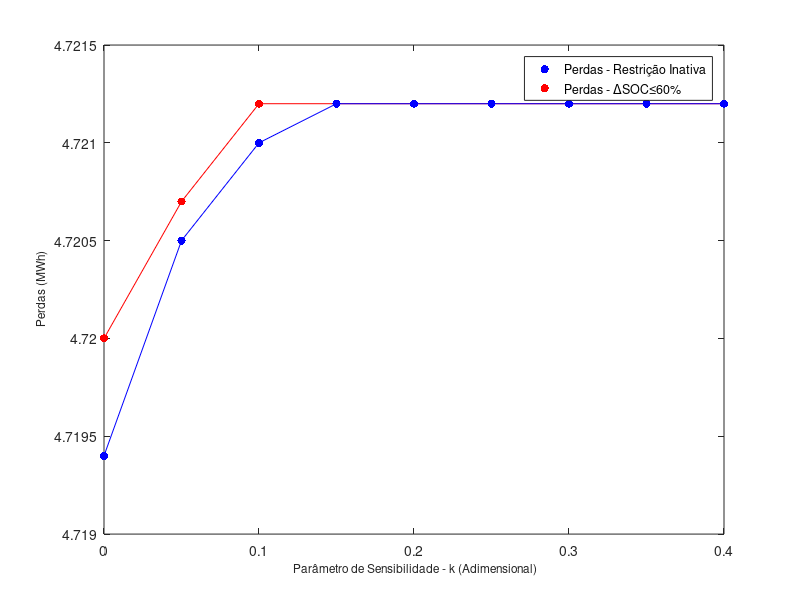
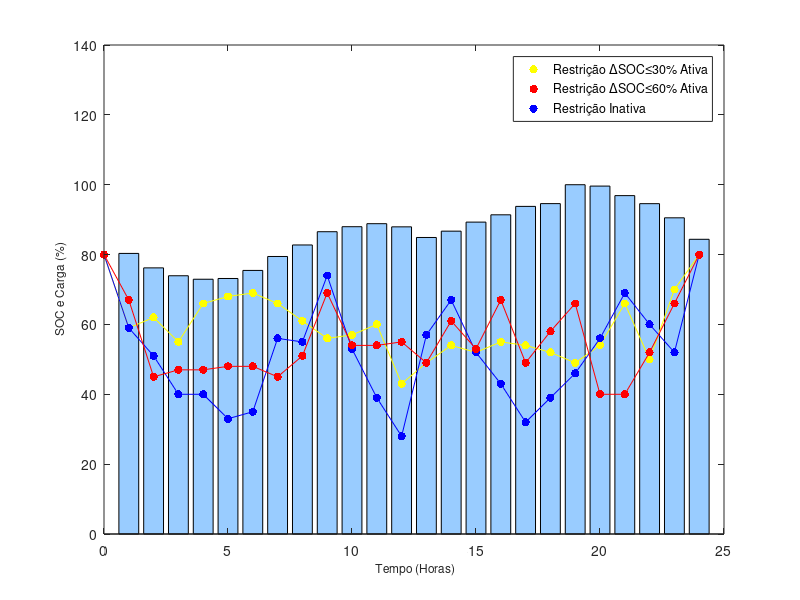
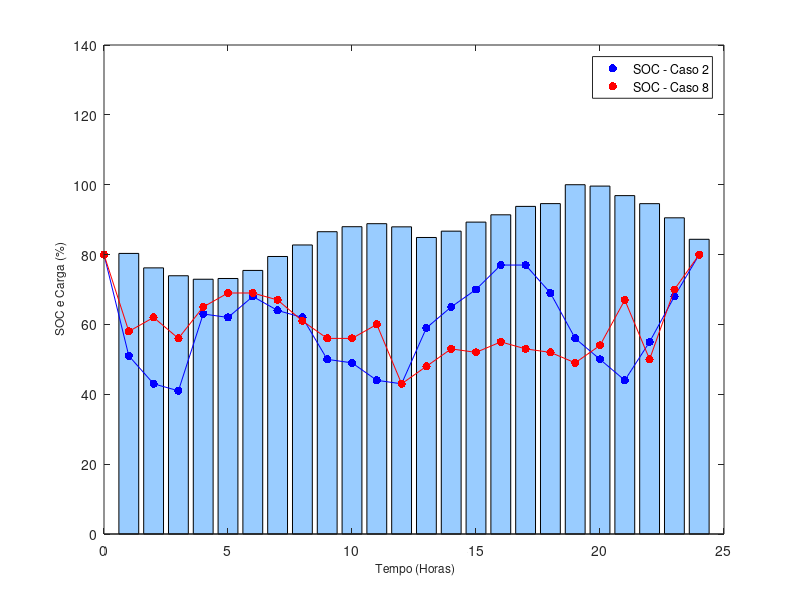

Source code (MATLAB) for these figures, in order:
close all

Perdas_k_60 = [4.72 4.7207 4.7212 4.7212 4.7212 4.7212 4.7212 4.7212 4.7212];
%% Sem restr
Perdas_k_normal = [4.7194	4.7205	4.7210	4.7212	4.7212	4.7212	4.7212	4.7212	4.7212]; 
k = [0 0.05 0.1 0.15 0.2 0.25 0.3 0.35	0.4];

%% Temperatura 
Horas = [1 2 3 4 5 6 7 8 9 10 11 12 13 14 15 16 17 18 19 20 21 22 23 24];

%% Curva de Cargas
Carga = 100*[0.80333 0.76193 0.73937 0.72941 0.73154 0.75463 0.79454 0.82751 0.86546 0.8798 0.88844 0.8794 0.84894 0.86706 0.89295 0.91386 0.93797 0.9459 1 0.99609 0.96878 0.94577 0.90525 0.84376];

%% Comparação Profundidade de Descarga
%Plotar SOC dele versus k = 0
SOC_prof = (100/100)*[80    59    51    40    40    33    35    56    55    74    53    39    28    57    67    52    43    32    39    46    56    69    60  52    80];
SOC_norm = (100/100)*[80    59    62    55    66    68    69    66    61    56    57    60    43    49    54    52    55    54    52    49    54    66    50 70    80];
SOC_30 = (100/100)*[80    67    45    47    47    48    48    45    51    69    54    54    55    49    61    53    67    49    58    66    40  40    52    66    80];
Horas_SOC = [0 1 2 3 4 5 6 7 8 9 10 11 12 13 14 15 16 17 18 19 20 21 22 23 24];

%% Caso 2 e Caso 8
SOC_Caso8 = (100/100)*[80    58    62    56    65    69    69    67    61    56    56    60    43    48    53    52    55    53    52    49    54   67    50    70    80];
SOC_Caso2 = (100/100)*[ 80    51    43    41    63    62    68    64    62    50    49    44    43    59    65    70    77    77    69    56    50    44    55   68    80];

%% Temperatura
figure
plot (k, Perdas_k_60, 'r');
hold on
p2 = scatter(k, Perdas_k_60, 'r', 'filled');
hold on
plot (k, Perdas_k_normal, 'b');
hold on
p1 = scatter(k, Perdas_k_normal, 'b', 'filled');
xlabel('\fontsize{12} Parâmetro de Sensibilidade - k (Adimensional)')
ylabel('\fontsize{12} Perdas (MWh)')
legend([p1 p2], 'Perdas - Restrição Inativa', 'Perdas - ΔSOC≤60%')

%% Comparação Considerando Profundidade de Descarga
figure
bar(Horas, Carga, 'FaceColor', [0.6 0.8 1]);
hold on
plot (Horas_SOC, SOC_norm, 'y');
hold on
p3 = scatter(Horas_SOC, SOC_norm, 'y', 'filled');
hold on
plot (Horas_SOC, SOC_prof, 'b');
hold on
p2 = scatter(Horas_SOC, SOC_prof, 'b', 'filled');
hold on
plot (Horas_SOC, SOC_30, 'r');
hold on
p1 = scatter(Horas_SOC, SOC_30, 'r', 'filled');
xlabel('\fontsize{12} Tempo (Horas)')
ylabel('\fontsize{12} SOC e Carga (%)')
ylim([0, 140])
legend([p3 p1 p2], 'Restrição ΔSOC≤30% Ativa','Restrição ΔSOC≤60% Ativa', 'Restrição Inativa')


%% Caso 2 e Caso 8
figure
bar(Horas, Carga, 'FaceColor', [0.6 0.8 1]);
hold on
plot (Horas_SOC, SOC_Caso2, 'b');
hold on
p1 = scatter(Horas_SOC, SOC_Caso2, 'b', 'filled');
hold on
plot (Horas_SOC, SOC_Caso8, 'r');
hold on
p2 = scatter(Horas_SOC, SOC_Caso8, 'r', 'filled');
legend([p1 p2], 'SOC - Caso 2', 'SOC - Caso 8')
xlabel('\fontsize{12} Tempo (Horas)')
ylabel('\fontsize{12} SOC e Carga (%)')
ylim([0, 140])



